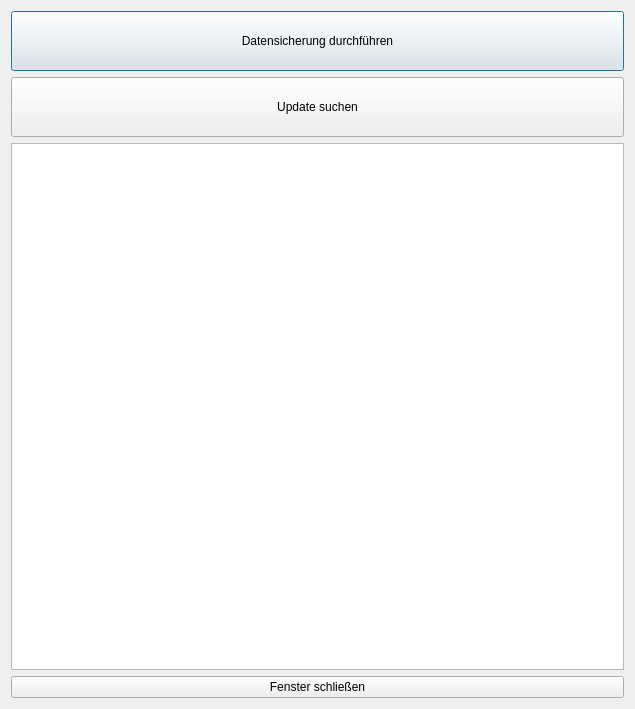
<?xml version="1.0" encoding="UTF-8"?>
<ui version="4.0">
 <class>Dialog</class>
 <widget class="QDialog" name="Dialog">
  <property name="geometry">
   <rect>
    <x>0</x>
    <y>0</y>
    <width>635</width>
    <height>709</height>
   </rect>
  </property>
  <property name="windowTitle">
   <string>Dialog</string>
  </property>
  <layout class="QVBoxLayout" name="verticalLayout">
   <item>
    <widget class="QPushButton" name="button_backup">
     <property name="minimumSize">
      <size>
       <width>0</width>
       <height>60</height>
      </size>
     </property>
     <property name="text">
      <string>Datensicherung durchführen</string>
     </property>
    </widget>
   </item>
   <item>
    <widget class="QPushButton" name="button_update">
     <property name="minimumSize">
      <size>
       <width>0</width>
       <height>60</height>
      </size>
     </property>
     <property name="text">
      <string>Update suchen</string>
     </property>
    </widget>
   </item>
   <item>
    <widget class="QTextBrowser" name="textBrowser"/>
   </item>
   <item>
    <widget class="QPushButton" name="button_close">
     <property name="text">
      <string>Fenster schließen</string>
     </property>
    </widget>
   </item>
  </layout>
 </widget>
 <resources/>
 <connections/>
</ui>
